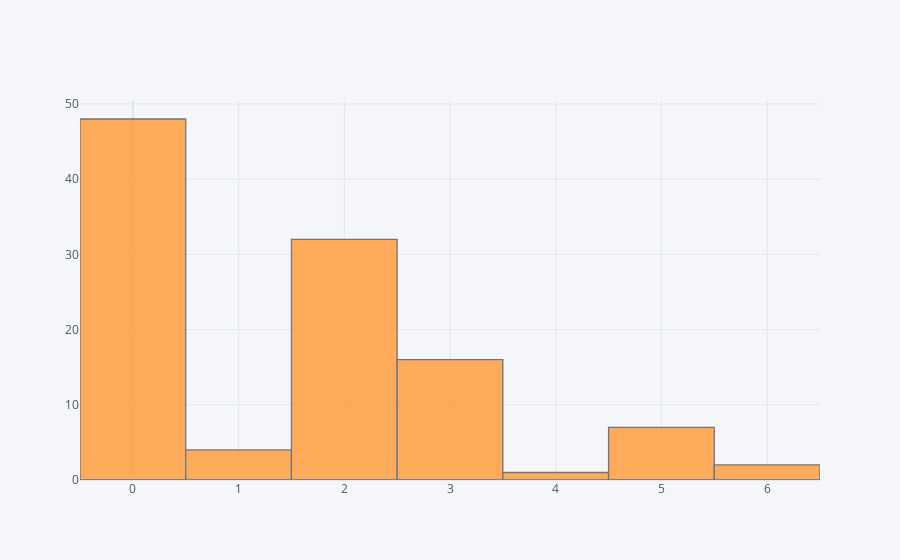

Notebook source saved alongside this figure:
### Code cell
df['QMSM_men'].iplot(kind='hist')

### Figure 1 — Plotly figure (JSON) as saved in the notebook; plotly's stock layout.template omitted (floating-point values rounded to 4 significant figures)
{"data": [{"histfunc": "count", "histnorm": "", "marker": {"color": "rgba(255, 153, 51, 1.0)", "line": {"color": "#4D5663", "width": 1.3}}, "name": "QMSM_men", "opacity": 0.8, "orientation": "v", "type": "histogram", "x": [0, 2, 0, 0, 3, 0, 2, 0, 0, 0, 0, 3, 1, 2, 2, 0, 6, 0, 0, 5, 0, 0, 3, 2, 0, 0, 3, 0, 3, 2, 2, 0, 2, 2, 2, 2, 3, 1, 0, 0, 2, 2, 0, 0, 2, 2, 2, 3, 0, 3, 2, 0, 2, 2, 2, 6, 3, 2, 2, 2, 0, 0, 0, 0, 0, 3, 2, 5, 0, 3, 3, 3, 0, 2, 3, 5, 0, 1, 2, 0, 0, 0, 5, 2, 2, 2, 0, 0, 1, 0, 5, 0, 0, 2, 3, 2, 0, 0, 0, 0, 5, 0, 0, 4, 2, 3, 0, 0, 0, 5]}], "layout": {"barmode": "overlay", "legend": {"bgcolor": "#F5F6F9", "font": {"color": "#4D5663"}}, "paper_bgcolor": "#F5F6F9", "plot_bgcolor": "#F5F6F9", "title": {"font": {"color": "#4D5663"}}, "xaxis": {"gridcolor": "#E1E5ED", "showgrid": true, "tickfont": {"color": "#4D5663"}, "title": {"font": {"color": "#4D5663"}, "text": ""}, "zerolinecolor": "#E1E5ED"}, "yaxis": {"gridcolor": "#E1E5ED", "showgrid": true, "tickfont": {"color": "#4D5663"}, "title": {"font": {"color": "#4D5663"}, "text": ""}, "zerolinecolor": "#E1E5ED"}}}
